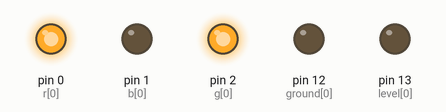
Recording of a sketch running on a simulated Arduino Uno, built with avr-gcc and run on an emulated ATmega328P. Shown: output pins drawn as LEDs (lit = HIGH).

Above: at 0.07 s.
At 0.3 s:
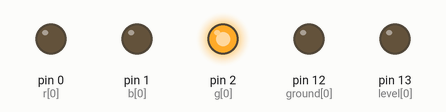
At 1.95 s:
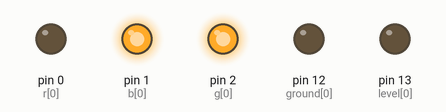
At 2.75 s:
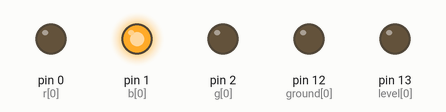
At 4.09 s:
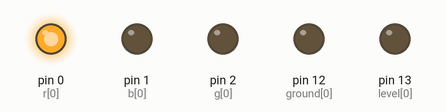
At 7.1 s:
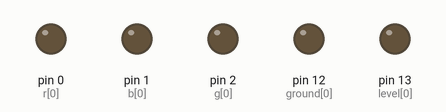
Timing chart, 0 to 10.8 s (numbered marks = the images above):
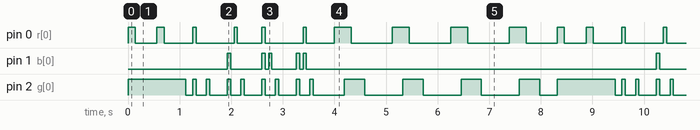

The sketch:

arduino.ino
```cpp
int r[4] = {0,3,6,A5};
int b[4] = {1,4,7,A4};
int g[4] = {2,5,8,A3};
int ground[4]= {12,11,10,9};
int level[4] = {13,A2,A1,A0};
/*
int r1 = 0;
int b1 = 1;
int g1 = 2;
int r2 = 3;
int b2 = 4;
int g2 = 5;
int r3 = 6;
int b3 = 7;
int g3 = 8;
int r4 = A5;
int b4 = A4;
int g4 = A3;

int ground1 = 12;
int ground2 = 11;
int ground3 = 10;
int ground4 = 9;
int level1 = 13;
int level2 = A2;
int level3 = A1;
int level4 = A0;
*/

void setup()
{
  /*
  pinMode(r1, OUTPUT);
  pinMode(b1, OUTPUT);
  pinMode(g1, OUTPUT);
  pinMode(r2, OUTPUT);
  pinMode(b2, OUTPUT);
  pinMode(g2, OUTPUT);
  pinMode(r3, OUTPUT);
  pinMode(b3, OUTPUT);
  pinMode(g3, OUTPUT);
  pinMode(r4, OUTPUT);
  pinMode(b4, OUTPUT);
  pinMode(g4, OUTPUT);
  pinMode(ground1, OUTPUT);
  pinMode(ground2, OUTPUT);
  pinMode(ground3, OUTPUT);
  pinMode(ground4, OUTPUT);
  pinMode(level1, OUTPUT);
  pinMode(level2, OUTPUT);
  pinMode(level3, OUTPUT);
  pinMode(level4, OUTPUT);
  */
  int i =0;
  for(i=0;i<4;i++){
    pinMode(r[0], OUTPUT);
    pinMode(g[0], OUTPUT);
    pinMode(b[0], OUTPUT);
    pinMode(ground[0], OUTPUT);
    pinMode(level[0], OUTPUT);
  }
}

void setColumnColor(int column, int rr, int gg, int bb) {
 /*
  switch(column) {
   case 1:
    digitalWrite(r1, r);
    digitalWrite(g1, g);
    digitalWrite(b1, b);
    return;
   case 2:
    digitalWrite(r2, r);
    digitalWrite(g2, g);
    digitalWrite(b2, b);
    return;
   case 3:
    digitalWrite(r3, r);
    digitalWrite(g3, g);
    digitalWrite(b3, b);
    return;
   case 4:
    digitalWrite(r4, r);
    digitalWrite(g4, g);
    digitalWrite(b4, b);
    return;
  }
  */
    digitalWrite(r[column], rr);
    digitalWrite(g[column], gg);
    digitalWrite(b[column], bb);
}

void setLevel(int levell, int state) {
  /*
  switch(levell) {
   case 1:
    digitalWrite(level1, state);
    return;
   case 2:
    digitalWrite(level2, state);
    return;
   case 3:
    digitalWrite(level3, state);
    return;
   case 4:
    digitalWrite(level4, state);
    return;
  }
  */
  digitalWrite(level[levell],state);
}

void setRow(int row, int state) {
  /*
  switch(row) {
   case 1:
    digitalWrite(ground1, state);
    return;
   case 2:
    digitalWrite(ground2, state);
    return;
   case 3:
    digitalWrite(ground3, state);
    return;
   case 4:
    digitalWrite(ground4, state);
    return;
  }
  */
  digitalWrite(ground[row],state);
}
void alternateLevel(int levell) {
  /*
  switch(levell) {
     case 1:
      setLevel(1,HIGH);
      setLevel(2,LOW);
      setLevel(3,LOW);
      setLevel(4,LOW);
      return;
     case 2:
      setLevel(1,LOW);
      setLevel(2,HIGH);
      setLevel(3,LOW);
      setLevel(4,LOW);
      return;
     case 3:
      setLevel(1,LOW);
      setLevel(2,LOW);
      setLevel(3,HIGH);
      setLevel(4,LOW);
      return;
     case 4:
      setLevel(1,LOW);
      setLevel(2,LOW);
      setLevel(3,LOW);
      setLevel(4,HIGH);
      return;
    }
    */
   int i = 0;
   for(int i =0;i<4;i++){
    if(i == levell){
      setLevel(level[i],HIGH);
    }
    else{
    setLevel(level[i],LOW);
   }
   }
}

void step1() {
  setRow(1, 1);
  setRow(2, 1);
  setRow(3, 1);
  setRow(4, 1);
  setColumnColor(1,1,0,1);
  setColumnColor(2,0,0,0);
  setColumnColor(3,0,0,0);
  setColumnColor(4,0,0,0);
  alternateLevel(1);
}

void step2() {
  setRow(1, 1);
  setRow(2, 1);
  setRow(3, 1);
  setRow(4, 1);
  setColumnColor(1,0,0,0);
  setColumnColor(2,1,0,1);
  setColumnColor(3,0,0,0);
  setColumnColor(4,0,0,0);
  alternateLevel(2);
}

void step3() {
  setRow(1, 1);
  setRow(2, 1);
  setRow(3, 1);
  setRow(4, 1);
  setColumnColor(1,0,0,0);
  setColumnColor(2,0,0,0);
  setColumnColor(3,1,0,1);
  setColumnColor(4,0,0,0);
  alternateLevel(3);
}

void step4() {
  setRow(1, 1);
  setRow(2, 1);
  setRow(3, 1);
  setRow(4, 1);
  setColumnColor(1,0,0,0);
  setColumnColor(2,0,0,0);
  setColumnColor(3,0,0,0);
  setColumnColor(4,1,0,1);
  alternateLevel(4);
}

void step5() {
  setRow(1, 1);
  setRow(2, 1);
  setRow(3, 1);
  setRow(4, 1);
  setColumnColor(1,0,0,0);
  setColumnColor(2,0,0,0);
  setColumnColor(3,0,0,0);
  setColumnColor(4,1,0,0);
  alternateLevel(1);
}

void step6() {
  setRow(1, 1);
  setRow(2, 1);
  setRow(3, 1);
  setRow(4, 1);
  setColumnColor(1,0,0,0);
  setColumnColor(2,0,0,0);
  setColumnColor(3,1,0,0);
  setColumnColor(4,0,0,0);
  alternateLevel(2);
}

void step7() {
  setRow(1, 1);
  setRow(2, 1);
  setRow(3, 1);
  setRow(4, 1);
  setColumnColor(1,0,0,0);
  setColumnColor(2,1,0,0);
  setColumnColor(3,0,0,0);
  setColumnColor(4,0,0,0);
  alternateLevel(3);
}

void step8() {
  setRow(1, 1);
  setRow(2, 1);
  setRow(3, 1);
  setRow(4, 1);
  setColumnColor(1,1,0,0);
  setColumnColor(2,0,0,0);
  setColumnColor(3,0,0,0);
  setColumnColor(4,0,0,0);
  alternateLevel(4);
}

void step9() {
  int delaySize = 66;
  alternateLevel(1);
  setRow(1, 1);
  setRow(2, 0);
  setRow(3, 1);
  setRow(4, 0);
  setColumnColor(1,0,0,1);
  setColumnColor(2,0,0,0);
  setColumnColor(3,0,0,1);
  setColumnColor(4,0,0,0);
  delay(delaySize);
  setRow(1, 0);
  setRow(2, 0);
  setRow(3, 0);
  setRow(4, 0);
  setColumnColor(1,0,0,0);
  setColumnColor(2,0,0,0);
  setColumnColor(3,0,0,0);
  setColumnColor(4,0,0,0);
  delay(delaySize);
  setRow(1, 0);
  setRow(2, 1);
  setRow(3, 0);
  setRow(4, 1);
  setColumnColor(1,0,0,0);
  setColumnColor(2,0,0,1);
  setColumnColor(3,0,0,0);
  setColumnColor(4,0,0,1);
  delay(delaySize);
  setRow(1, 0);
  setRow(2, 0);
  setRow(3, 0);
  setRow(4, 0);
  setColumnColor(1,0,0,0);
  setColumnColor(2,0,0,0);
  setColumnColor(3,0,0,0);
  setColumnColor(4,0,0,0);
  delay(delaySize);
  setRow(1, 1);
  setRow(2, 0);
  setRow(3, 1);
  setRow(4, 0);
  setColumnColor(1,0,0,0);
  setColumnColor(2,1,0,0);
  setColumnColor(3,0,0,0);
  setColumnColor(4,1,0,0);
  delay(delaySize);
  setRow(1, 0);
  setRow(2, 0);
  setRow(3, 0);
  setRow(4, 0);
  setColumnColor(1,0,0,0);
  setColumnColor(2,0,0,0);
  setColumnColor(3,0,0,0);
  setColumnColor(4,0,0,0);
  delay(delaySize);
  setRow(1, 0);
  setRow(2, 1);
  setRow(3, 0);
  setRow(4, 1);
  setColumnColor(1,1,0,0);
  setColumnColor(2,0,0,0);
  setColumnColor(3,1,0,0);
  setColumnColor(4,0,0,0);
  delay(delaySize);
  setRow(1, 0);
  setRow(2, 0);
  setRow(3, 0);
  setRow(4, 0);
  setColumnColor(1,0,0,0);
  setColumnColor(2,0,0,0);
  setColumnColor(3,0,0,0);
  setColumnColor(4,0,0,0);
  delay(delaySize);
}

void step10() {
  int delaySize = 66;
  alternateLevel(2);
  setRow(1, 1);
  setRow(2, 0);
  setRow(3, 1);
  setRow(4, 0);
  setColumnColor(1,0,1,0);
  setColumnColor(2,0,0,0);
  setColumnColor(3,0,1,0);
  setColumnColor(4,0,0,0);
  delay(delaySize);
  setRow(1, 0);
  setRow(2, 0);
  setRow(3, 0);
  setRow(4, 0);
  setColumnColor(1,0,0,0);
  setColumnColor(2,0,0,0);
  setColumnColor(3,0,0,0);
  setColumnColor(4,0,0,0);
  delay(delaySize);
  setRow(1, 0);
  setRow(2, 1);
  setRow(3, 0);
  setRow(4, 1);
  setColumnColor(1,0,0,0);
  setColumnColor(2,0,1,0);
  setColumnColor(3,0,0,0);
  setColumnColor(4,0,1,0);
  delay(delaySize);
  setRow(1, 0);
  setRow(2, 0);
  setRow(3, 0);
  setRow(4, 0);
  setColumnColor(1,0,0,0);
  setColumnColor(2,0,0,0);
  setColumnColor(3,0,0,0);
  setColumnColor(4,0,0,0);
  delay(delaySize);
  setRow(1, 1);
  setRow(2, 0);
  setRow(3, 1);
  setRow(4, 0);
  setColumnColor(1,0,0,0);
  setColumnColor(2,1,0,1);
  setColumnColor(3,0,0,0);
  setColumnColor(4,1,0,1);
  delay(delaySize);
  setRow(1, 0);
  setRow(2, 0);
  setRow(3, 0);
  setRow(4, 0);
  setColumnColor(1,0,0,0);
  setColumnColor(2,0,0,0);
  setColumnColor(3,0,0,0);
  setColumnColor(4,0,0,0);
  delay(delaySize);
  setRow(1, 0);
  setRow(2, 1);
  setRow(3, 0);
  setRow(4, 1);
  setColumnColor(1,1,0,1);
  setColumnColor(2,0,0,0);
  setColumnColor(3,1,0,1);
  setColumnColor(4,0,0,0);
  delay(delaySize);
  setRow(1, 0);
  setRow(2, 0);
  setRow(3, 0);
  setRow(4, 0);
  setColumnColor(1,0,0,0);
  setColumnColor(2,0,0,0);
  setColumnColor(3,0,0,0);
  setColumnColor(4,0,0,0);
  delay(delaySize);
}

void step11() {
  int delaySize = 66;
  alternateLevel(3);
  setRow(1, 1);
  setRow(2, 0);
  setRow(3, 1);
  setRow(4, 0);
  setColumnColor(1,0,1,1);
  setColumnColor(2,0,0,0);
  setColumnColor(3,0,1,1);
  setColumnColor(4,0,0,0);
  delay(delaySize);
  setRow(1, 0);
  setRow(2, 0);
  setRow(3, 0);
  setRow(4, 0);
  setColumnColor(1,0,0,0);
  setColumnColor(2,0,0,0);
  setColumnColor(3,0,0,0);
  setColumnColor(4,0,0,0);
  delay(delaySize);
  setRow(1, 0);
  setRow(2, 1);
  setRow(3, 0);
  setRow(4, 1);
  setColumnColor(1,0,0,0);
  setColumnColor(2,0,1,1);
  setColumnColor(3,0,0,0);
  setColumnColor(4,0,1,1);
  delay(delaySize);
  setRow(1, 0);
  setRow(2, 0);
  setRow(3, 0);
  setRow(4, 0);
  setColumnColor(1,0,0,0);
  setColumnColor(2,0,0,0);
  setColumnColor(3,0,0,0);
  setColumnColor(4,0,0,0);
  delay(delaySize);
  setRow(1, 1);
  setRow(2, 0);
  setRow(3, 1);
  setRow(4, 0);
  setColumnColor(1,0,0,0);
  setColumnColor(2,1,1,0);
  setColumnColor(3,0,0,0);
  setColumnColor(4,1,1,0);
  delay(delaySize);
  setRow(1, 0);
  setRow(2, 0);
  setRow(3, 0);
  setRow(4, 0);
  setColumnColor(1,0,0,0);
  setColumnColor(2,0,0,0);
  setColumnColor(3,0,0,0);
  setColumnColor(4,0,0,0);
  delay(delaySize);
  setRow(1, 0);
  setRow(2, 1);
  setRow(3, 0);
  setRow(4, 1);
  setColumnColor(1,1,1,0);
  setColumnColor(2,0,0,0);
  setColumnColor(3,1,1,0);
  setColumnColor(4,0,0,0);
  delay(delaySize);
  setRow(1, 0);
  setRow(2, 0);
  setRow(3, 0);
  setRow(4, 0);
  setColumnColor(1,0,0,0);
  setColumnColor(2,0,0,0);
  setColumnColor(3,0,0,0);
  setColumnColor(4,0,0,0);
  delay(delaySize);
}

void step12() {
  int delaySize = 66;
  alternateLevel(4);
  setRow(1, 1);
  setRow(2, 0);
  setRow(3, 1);
  setRow(4, 0);
  setColumnColor(1,0,1,1);
  setColumnColor(2,0,0,0);
  setColumnColor(3,1,1,0);
  setColumnColor(4,0,0,0);
  delay(delaySize);
  setRow(1, 0);
  setRow(2, 0);
  setRow(3, 0);
  setRow(4, 0);
  setColumnColor(1,0,0,0);
  setColumnColor(2,0,0,0);
  setColumnColor(3,0,0,0);
  setColumnColor(4,0,0,0);
  delay(delaySize);
  setRow(1, 0);
  setRow(2, 1);
  setRow(3, 0);
  setRow(4, 1);
  setColumnColor(1,0,0,0);
  setColumnColor(2,0,1,1);
  setColumnColor(3,0,0,0);
  setColumnColor(4,1,1,0);
  delay(delaySize);
  setRow(1, 0);
  setRow(2, 0);
  setRow(3, 0);
  setRow(4, 0);
  setColumnColor(1,0,0,0);
  setColumnColor(2,0,0,0);
  setColumnColor(3,0,0,0);
  setColumnColor(4,0,0,0);
  delay(delaySize);
  setRow(1, 1);
  setRow(2, 0);
  setRow(3, 1);
  setRow(4, 0);
  setColumnColor(1,0,0,0);
  setColumnColor(2,1,1,0);
  setColumnColor(3,0,0,0);
  setColumnColor(4,0,1,1);
  delay(delaySize);
  setRow(1, 0);
  setRow(2, 0);
  setRow(3, 0);
  setRow(4, 0);
  setColumnColor(1,0,0,0);
  setColumnColor(2,0,0,0);
  setColumnColor(3,0,0,0);
  setColumnColor(4,0,0,0);
  delay(delaySize);
  setRow(1, 0);
  setRow(2, 1);
  setRow(3, 0);
  setRow(4, 1);
  setColumnColor(1,1,1,0);
  setColumnColor(2,0,0,0);
  setColumnColor(3,0,1,1);
  setColumnColor(4,0,0,0);
  delay(delaySize);
  setRow(1, 0);
  setRow(2, 0);
  setRow(3, 0);
  setRow(4, 0);
  setColumnColor(1,0,0,0);
  setColumnColor(2,0,0,0);
  setColumnColor(3,0,0,0);
  setColumnColor(4,0,0,0);
  delay(delaySize);
}

void step13() {
  int delaySize = 66;
  alternateLevel(1);
  setRow(1, 0);
  setRow(2, 0);
  setRow(3, 0);
  setRow(4, 0);
  setColumnColor(1,0,0,0);
  setColumnColor(2,0,0,0);
  setColumnColor(3,0,0,0);
  setColumnColor(4,0,0,0);

  setRow(1, 1);
  setColumnColor(1,0,0,1);
  delay(delaySize);
  setColumnColor(1,0,0,0);
  setColumnColor(2,0,0,1);
  delay(delaySize);
  setColumnColor(2,0,0,0);
  setColumnColor(3,0,0,1);
  delay(delaySize);
  setColumnColor(3,0,0,0);
  setColumnColor(4,0,0,1);
  delay(delaySize);
  setRow(1, 0);
  setRow(2, 1);
  delay(delaySize);
  setRow(2, 0);
  setRow(3, 1);
  delay(delaySize);
  setRow(3, 0);
  setRow(4, 1);
  delay(delaySize);
  setColumnColor(4,0,0,1);
  delay(delaySize);
  setColumnColor(4,0,0,0);
  setColumnColor(3,0,0,1);
  delay(delaySize);
  setColumnColor(3,0,0,0);
  setColumnColor(2,0,0,1);
  delay(delaySize);
  setColumnColor(2,0,0,0);
  setColumnColor(1,0,0,1);
  delay(delaySize);
  setRow(4, 1);
  delay(delaySize);
  setRow(4, 0);
  setRow(3, 1);
  delay(delaySize);
  setRow(3, 0);
  setRow(2, 1);
  delay(delaySize);
  setRow(2, 0);
  delay(delaySize);
}

void step14() {
  int delaySize = 66;
  alternateLevel(2);
  setRow(1, 0);
  setRow(2, 0);
  setRow(3, 0);
  setRow(4, 0);
  setColumnColor(1,0,0,0);
  setColumnColor(2,0,0,0);
  setColumnColor(3,0,0,0);
  setColumnColor(4,0,0,0);

  setRow(1, 1);
  setColumnColor(1,0,0,1);
  delay(delaySize);
  setColumnColor(1,0,0,0);
  setColumnColor(2,0,0,1);
  delay(delaySize);
  setColumnColor(2,0,0,0);
  setColumnColor(3,0,0,1);
  delay(delaySize);
  setColumnColor(3,0,0,0);
  setColumnColor(4,0,0,1);
  delay(delaySize);
  setRow(1, 0);
  setRow(2, 1);
  delay(delaySize);
  setRow(2, 0);
  setRow(3, 1);
  delay(delaySize);
  setRow(3, 0);
  setRow(4, 1);
  delay(delaySize);
  setColumnColor(4,0,0,1);
  delay(delaySize);
  setColumnColor(4,0,0,0);
  setColumnColor(3,0,0,1);
  delay(delaySize);
  setColumnColor(3,0,0,0);
  setColumnColor(2,0,0,1);
  delay(delaySize);
  setColumnColor(2,0,0,0);
  setColumnColor(1,0,0,1);
  delay(delaySize);
  setRow(4, 1);
  delay(delaySize);
  setRow(4, 0);
  setRow(3, 1);
  delay(delaySize);
  setRow(3, 0);
  setRow(2, 1);
  delay(delaySize);
  setRow(2, 0);
  delay(delaySize);
}

void step15() {
  int delaySize = 66;
  alternateLevel(3);
  setRow(1, 0);
  setRow(2, 0);
  setRow(3, 0);
  setRow(4, 0);
  setColumnColor(1,0,0,0);
  setColumnColor(2,0,0,0);
  setColumnColor(3,0,0,0);
  setColumnColor(4,0,0,0);

  setRow(1, 1);
  setColumnColor(1,0,0,1);
  delay(delaySize);
  setColumnColor(1,0,0,0);
  setColumnColor(2,0,0,1);
  delay(delaySize);
  setColumnColor(2,0,0,0);
  setColumnColor(3,0,0,1);
  delay(delaySize);
  setColumnColor(3,0,0,0);
  setColumnColor(4,0,0,1);
  delay(delaySize);
  setRow(1, 0);
  setRow(2, 1);
  delay(delaySize);
  setRow(2, 0);
  setRow(3, 1);
  delay(delaySize);
  setRow(3, 0);
  setRow(4, 1);
  delay(delaySize);
  setColumnColor(4,0,0,1);
  delay(delaySize);
  setColumnColor(4,0,0,0);
  setColumnColor(3,0,0,1);
  delay(delaySize);
  setColumnColor(3,0,0,0);
  setColumnColor(2,0,0,1);
  delay(delaySize);
  setColumnColor(2,0,0,0);
  setColumnColor(1,0,0,1);
  delay(delaySize);
  setRow(4, 1);
  delay(delaySize);
  setRow(4, 0);
  setRow(3, 1);
  delay(delaySize);
  setRow(3, 0);
  setRow(2, 1);
  delay(delaySize);
  setRow(2, 0);
  delay(delaySize);
}

void step16() {
  int delaySize = 66;
  alternateLevel(4);
  setRow(1, 0);
  setRow(2, 0);
  setRow(3, 0);
  setRow(4, 0);
  setColumnColor(1,0,0,0);
  setColumnColor(2,0,0,0);
  setColumnColor(3,0,0,0);
  setColumnColor(4,0,0,0);

  setRow(1, 1);
  setColumnColor(1,0,0,1);
  delay(delaySize);
  setColumnColor(1,0,0,0);
  setColumnColor(2,0,0,1);
  delay(delaySize);
  setColumnColor(2,0,0,0);
  setColumnColor(3,0,0,1);
  delay(delaySize);
  setColumnColor(3,0,0,0);
  setColumnColor(4,0,0,1);
  delay(delaySize);
  setRow(1, 0);
  setRow(2, 1);
  delay(delaySize);
  setRow(2, 0);
  setRow(3, 1);
  delay(delaySize);
  setRow(3, 0);
  setRow(4, 1);
  delay(delaySize);
  setColumnColor(4,0,0,1);
  delay(delaySize);
  setColumnColor(4,0,0,0);
  setColumnColor(3,0,0,1);
  delay(delaySize);
  setColumnColor(3,0,0,0);
  setColumnColor(2,0,0,1);
  delay(delaySize);
  setColumnColor(2,0,0,0);
  setColumnColor(1,0,0,1);
  delay(delaySize);
  setRow(4, 1);
  delay(delaySize);
  setRow(4, 0);
  setRow(3, 1);
  delay(delaySize);
  setRow(3, 0);
  setRow(2, 1);
  delay(delaySize);
  setRow(2, 0);
  delay(delaySize);
}

void step() {
  int delaySize = 140;
  step1();
  delay(delaySize);
  step2();
  delay(delaySize);
  step3();
  delay(delaySize);
  step4();
  delay(delaySize);
  step5();
  delay(delaySize);
  step6();
  delay(delaySize);
  step7();
  delay(delaySize);
  step8();
  delay(delaySize);
  step9();
  delay(delaySize);
  step10();
  delay(delaySize);
  step11();
  delay(delaySize);
  step12();
  delay(delaySize);
  step13();
  delay(delaySize);
  step14();
  delay(delaySize);
  step15();
  delay(delaySize);
  step16();
  delay(delaySize);
}

void loop()
{
  while(true) {
    step();
  }
}
```

Measured:
- by itself, pin 2 (g[0]): moves between LOW and HIGH, repeating every 8.3 s
- by itself, pin 1 (b[0]): repeats every 8.3 s: LOW 0.60 s, HIGH 0.07 s, LOW 0.07 s, HIGH 0.07 s, LOW 0.47 s, HIGH 0.07 s, LOW 0.07 s, HIGH 0.07 s, LOW 6.8 s, HIGH 0.07 s
- by itself, pin 0 (r[0]): repeats every 8.3 s: LOW 0.42 s, HIGH 0.14 s, LOW 0.55 s, HIGH 0.07 s, LOW 0.73 s, HIGH 0.07 s, LOW 0.47 s, HIGH 0.07 s, LOW 0.73 s, HIGH 0.07 s, LOW 0.54 s, 3 × (HIGH 0.33 s, LOW 0.80 s), HIGH 0.33 s, LOW 0.60 s, HIGH 0.14 s
